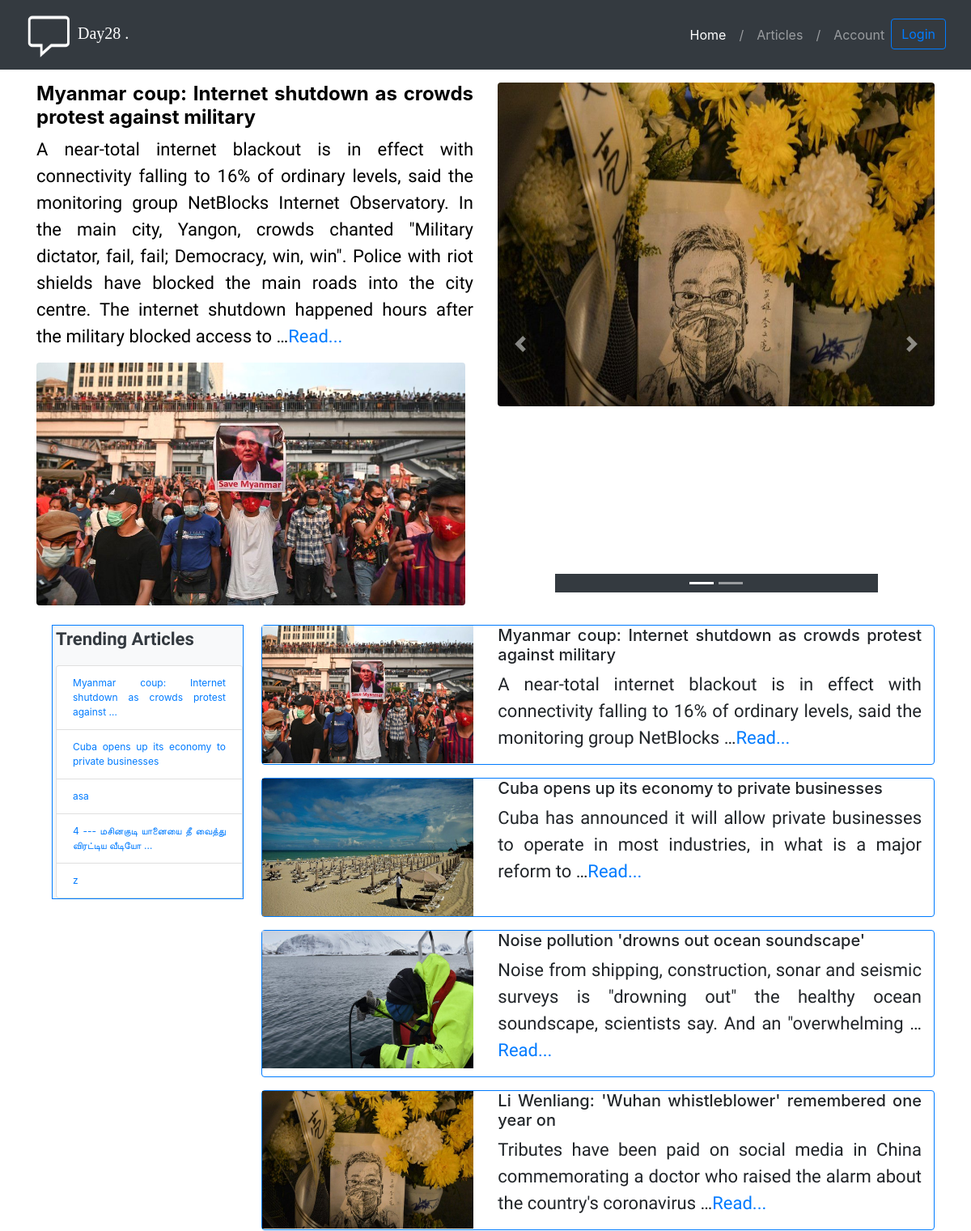
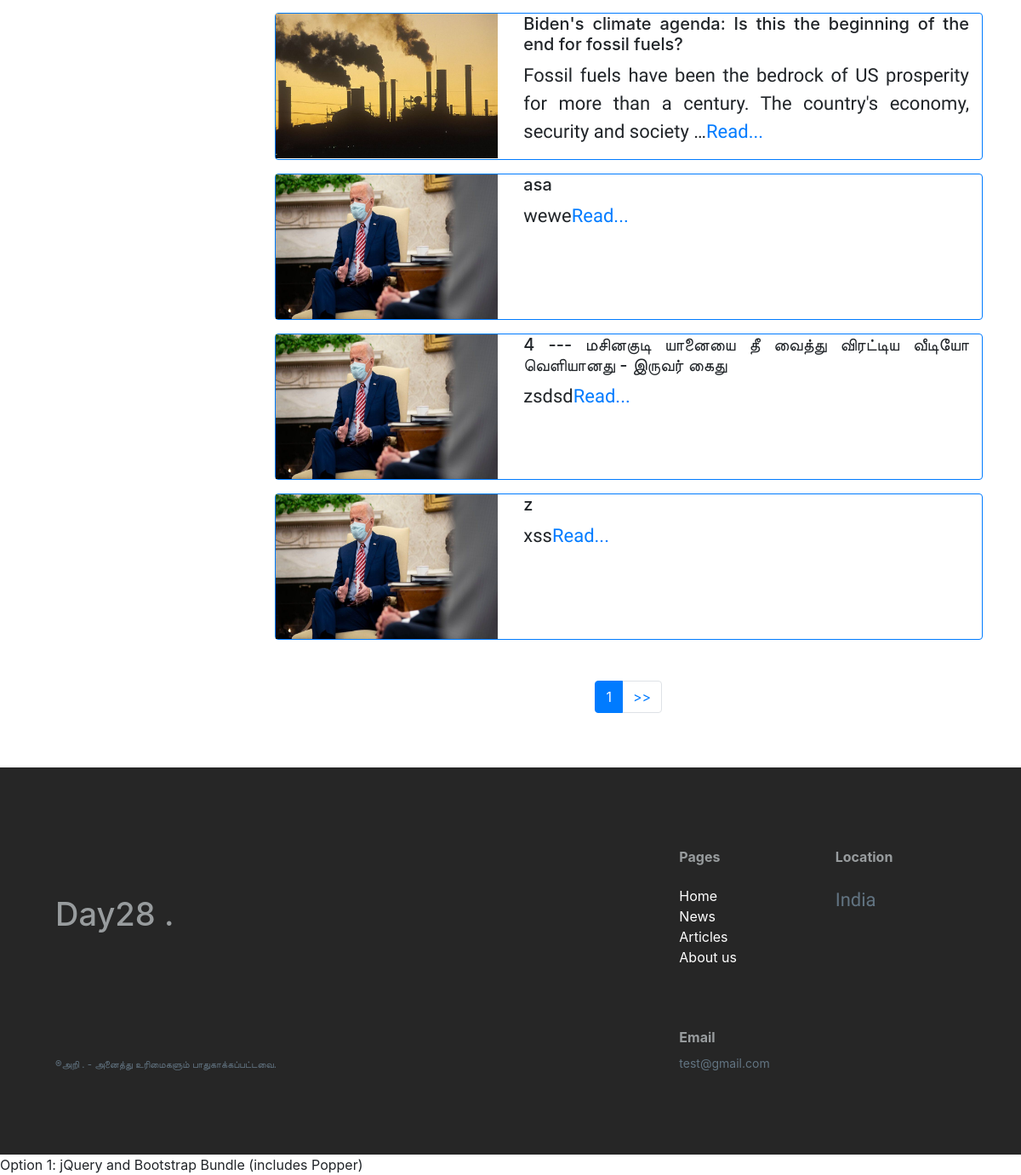
The page / on the database its author committed (2 pictures, top to bottom).
### news/models.py (models this page shows)
class ArticleModel(models.Model):
    article_category_list=[('General','General'),('Technology','Technology'),('Politics','Politics'),('History','History'),('Science','Science'),('Aeronautics','Aeronautics')]
    article_header=models.CharField(blank=False,max_length=500)
    article_body = models.TextField(blank=False,max_length=10000)
    article_category = models.CharField(blank=False, max_length=500,default='General',choices=article_category_list)
    article_priority=models.IntegerField(blank=True)
    article_uploaded_date_time=models.DateTimeField(auto_now=True)
    uploader_ip_address=models.GenericIPAddressField(null=True,blank=True,max_length=100)
    carousel_image=models.ImageField(upload_to='images/%Y/%m/%d/%H%M%S', blank=True)
    image1=models.ImageField(upload_to='images/%Y/%m/%d/', blank=False,validators=[validate_image_file_extension])
    image2 = models.ImageField(upload_to='images/%Y/%m/%d/%H%M%S', blank=True,validators=[validate_image_file_extension])
    image3 = models.ImageField(upload_to='images/%Y/%m/%d/%H%M%S', blank=True,validators=[validate_image_file_extension])
    image4 = models.ImageField(upload_to='images/%Y/%m/%d/%H%M%S', blank=True,validators=[validate_image_file_extension])
    image5 = models.ImageField(upload_to='images/%Y/%m/%d/%H%M%S', blank=True,validators=[validate_image_file_extension])
    image6 = models.ImageField(upload_to='images/%Y/%m/%d/%H%M%S', blank=True,validators=[validate_image_file_extension])
    image7 = models.ImageField(upload_to='images/%Y/%m/%d/%H%M%S', blank=True,validators=[validate_image_file_extension])
    active_news = models.BooleanField(default=False)
    carousel_news = models.BooleanField(default=False)
    trending_news = models.BooleanField(default=False)
    article_views=models.IntegerField(default=0)
    class Meta:
        permissions = (
            ("can_edit_news", "Can edit news"),
            ("can_delete_news", "Can delete news"),
            ("can_view_news", "Can view news"),
            ("can_upload_news", "Can upload news"),
        )
    def __str__(self):
        return str(self.pk) + ' - ' + str(self.article_header)

### news/views.py (the view)
# urls.py: path('',news_view.show_home,name='show_home'),
def show_home(request):
    main_article_m = ArticleModel.objects.filter(
        Q(article_priority=1 ) &
        Q(active_news=True) &
        Q(trending_news=True))[0]
    carousel_article_m = ArticleModel.objects.filter(carousel_news=True)
    trending_article_m = ArticleModel.objects.filter(trending_news=True)
    all_article_m = ArticleModel.objects.all()
    page = request.GET.get('pg')
    all_article_m = ArticleModel.objects.all()
    page = request.GET.get('pg',1)
    paginator = Paginator(all_article_m, 10)
    try:
        article = paginator.page(page)
    except PageNotAnInteger:
        article = paginator.page(1)
    except EmptyPage:
        article = paginator.page(paginator.num_pages)
    print('article: ',article)
    for each in article:
        print(each)
    print('num of pages: ',paginator.num_pages)
    return render(request,'index.html',{'main_article_m':main_article_m,'carousel_article_m':carousel_article_m,
                                        'all_article_m':article,'trending_article_m':trending_article_m})

### news/templates/index.html (shortened to what this page needs)
{% extends 'base.html' %}
{% load static %}
{% load crispy_forms_tags %}
{% block upload %}
	<div class="container mt-3 px-0" >
		<div class="row">
			<div class="col-12 col-md-6 text-justify breaking-news ">
				<h4 class="font-weight-bold">{{main_article_m.article_header}}</h4>
				<p class="d-none d-md-block">
					{{main_article_m.article_body|truncatewords:"60" }}<a href="{% url 'show_news'%}?go={{main_article_m.pk }}&alt=article">Read...</a>
				</p>
				<img src="{% static 'media/' %}{{main_article_m.image1 }}" class="d-none d-md-block rounded main-image" alt="Los Angeles">
			</div>
			<div id="demo" class="d-none d-md-block col-md-6 carousel slide rounded" data-ride="carousel">
				<ul class="carousel-indicators bg-dark">
				{% for c_art in carousel_article_m %}
					{% if forloop.counter == 1 %}
						<li data-target="#demo" data-slide-to="0" class="active"></li>
					{% endif %}
					{% if forloop.counter == 2 %}
						<li data-target="#demo" data-slide-to="1"></li>
					{% endif %}
				{% endfor %}
			  </ul>
			  <div class="carousel-inner">
				  {% for c_art in carousel_article_m %}
					  {% if forloop.counter == 1 %}
						<div class="carousel-item active">
						  <a href="{% url 'show_news'%}?go={{c_art.pk }}&alt=article">
							  <img src="{% static 'media/' %}{{c_art.image1 }}" class="w-100 rounded" alt="Los Angeles">
						  </a>
						</div>
					  {% endif %}
				  {% endfor %}
			  </div>
			  <a class="carousel-control-prev" href="#demo" data-slide="prev">
				<span class="carousel-control-prev-icon"></span>
			  </a>
			  <a class="carousel-control-next" href="#demo" data-slide="next">
				<span class="carousel-control-next-icon"></span>
			  </a>
			</div>
		</div>
	</div>
  	<div class="container mt-2">
		<div class="row">
			<div class="d-none d-md-block col-md-3 mt-3 mb-3 white-color  ">
				<div class="row ml-1 ">
					<div class="col-11 bg-light border border-primary text-justify pl-1 pr-0" style="font-size:12px;">
						<p class="font-weight-bold text-dark ">Trending Articles </p>
						<ul class="list-group">
						{% for each in trending_article_m %}
							{% if forloop.counter == 1%}
								<li class="list-group-item"> <a href="" > {{ each.article_header|truncatewords:"8" }}</a> </li>
							{% endif %}
							{% if forloop.counter == 2 %}
								<li class="list-group-item"> <a href="" > {{ each.article_header|truncatewords:"8" }}</a> </li>
							{% endif %}
							{% if forloop.counter == 3 %}
								<li class="list-group-item"> <a href="" > {{ each.article_header|truncatewords:"8" }}</a> </li>
							{% endif %}
							{% if forloop.counter == 4 %}
								<li class="list-group-item"> <a href="" > {{ each.article_header|truncatewords:"8" }}</a> </li>
							{% endif %}
							{% if forloop.counter == 5 %}
								<li class="list-group-item"> <a href="" > {{ each.article_header|truncatewords:"8" }}</a> </li>
							{% endif %}
						{% endfor %}
						</ul>
					</div>
				</div>
			</div>
			<div class="col-md-9 text-justify">
				{% for each_art_m in all_article_m %}
				 	<div class="row mt-3 rounded border border-primary text-justify ">
					<div class="col-4 pl-0">
						<img src="{% static 'media/' %}{{each_art_m.image1 }}" class="d-none d-md-block list-image" alt="New York">
					</div>
					<div class="d-none d-md-block col-8">
						<h5>{{ each_art_m.article_header|truncatewords:"25" }}</h5>
						<p>
							{{ each_art_m.article_body|truncatewords:"20" }}<a href="{% url 'show_news'%}?go={{each_art_m.pk }}&alt=article">Read...</a>
						</p>
					</div>
				</div>
				{% endfor %}
				<ul class="pagination mt-5 justify-content-center">
					<li class="page-item active"><a class="page-link" href="?pg={{ all_article_m.number }}">{{ all_article_m.number}} </a></li>
					<li class="page-item "><a class="page-link" href="?pg={{ all_article_m.paginator.num_pages}}">>></a></li>
				</ul>
			</div>
		</div>
	</div>
{% endblock upload %}

### static/css/main.css (style rules this page uses)
body { background-color:white; font-family: }
.carousel-item { height: 400px; }
.carousel-item img { height: 400px; }
.main-image { height: 300px; width: 530px }
.list-image { height: 170px; width: 100% }
.breaking-news { color:black; }
body { background: linear-gradient(0deg, #fff, 50%, #DEEEFE); font-family: 'Rubik', sans-serif; background: #455A64; height: 100 !important }

### templates/base.html (style rules this page uses)
p { font-family: 'Amiri'; font-size: 22px; }

### rows shown on the page
ArticleModel: article_header "Myanmar coup: Internet shutdown as crowds protest against military", article_body "A near-total internet blackout is in effect with connectivity falling to 16% of ordinary levels, said the monitoring group NetBlocks Internet Observatory. In the main city, Yangon, crowds chanted \"Military dictator, fail, fail; Democracy, win, win\". Police with riot shields have blocked the main roads into the city centre. The internet shutdown happened hours after the military blocked access to …", image1 (picture), article_header "Myanmar coup: Internet shutdown as crowds protest against …", article_body "A near-total internet blackout is in effect with connectivity falling to 16% of ordinary levels, said the monitoring group NetBlocks …"
ArticleModel: image1 (picture), article_header "Li Wenliang: 'Wuhan whistleblower' remembered one year on", article_body "Tributes have been paid on social media in China commemorating a doctor who raised the alarm about the country's coronavirus …"
ArticleModel: image1 (picture), article_header "Biden's climate agenda: Is this the beginning of the end for fossil fuels?", article_body "Fossil fuels have been the bedrock of US prosperity for more than a century. The country's economy, security and society …"
ArticleModel: article_header "Cuba opens up its economy to private businesses", image1 (picture), article_body "Cuba has announced it will allow private businesses to operate in most industries, in what is a major reform to …"
ArticleModel: article_header "asa", image1 (picture), article_body "wewe"
ArticleModel: article_header "4 --- மசினகுடி யானையை தீ வைத்து விரட்டிய வீடியோ …", image1 (picture), article_header "4 --- மசினகுடி யானையை தீ வைத்து விரட்டிய வீடியோ வெளியானது - இருவர் கைது", article_body "zsdsd"
ArticleModel: article_header "z", image1 (picture), article_body "xss"
ArticleModel: image1 (picture), article_header "Noise pollution 'drowns out ocean soundscape'", article_body "Noise from shipping, construction, sonar and seismic surveys is \"drowning out\" the healthy ocean soundscape, scientists say. And an \"overwhelming …"

### other values the page prints
{{ all_article_m.number }} "1"
